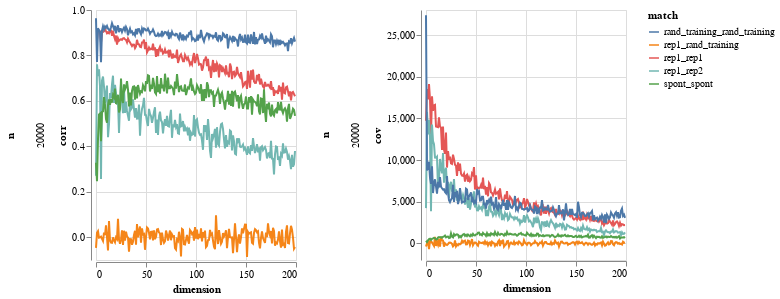

Notebook source saved alongside this figure:
### Code cell
def gen_chart(data: pd.DataFrame) -> alt.Chart:
    y = "cov" if "cov" in data.columns else "corr"
    selection = alt.selection_multi(fields=["match"], bind="legend")
    base = alt.Chart(data).encode(x="dimension", y=y, color="match",)

    return (
        base.mark_line()
        .encode(
            size=alt.condition(~selection, alt.value(1), alt.value(2)),
            opacity=alt.condition(~selection, alt.value(0.4), alt.value(1)),
            row="n:N",
        )
        .properties(width=200, height=250)
        .add_selection(selection)
    )


gen_chart(innerprod_between_tests[0]) | gen_chart(innerprod_between_tests[1])

### Figure 1 — Vega-Lite specification as saved in the notebook (floating-point values rounded to 4 significant figures; data arrays with more than 128 entries replaced by an {"elided": "..."} marker saying what was removed)
{"config": {"view": {"continuousWidth": 400, "continuousHeight": 300}}, "hconcat": [{"data": {"name": "data-21214a0d85d208383d92c0d0c7b5d0dd"}, "mark": "line", "encoding": {"color": {"type": "nominal", "field": "match"}, "opacity": {"condition": {"value": 0.4, "selection": {"not": "selector001"}}, "value": 1}, "row": {"type": "nominal", "field": "n"}, "size": {"condition": {"value": 1, "selection": {"not": "selector001"}}, "value": 2}, "x": {"type": "quantitative", "field": "dimension"}, "y": {"type": "quantitative", "field": "corr"}}, "height": 250, "selection": {"selector001": {"type": "multi", "fields": ["match"], "bind": "legend"}}, "width": 200}, {"data": {"name": "data-37a32f48b84c954b8862e508d679f68c"}, "mark": "line", "encoding": {"color": {"type": "nominal", "field": "match"}, "opacity": {"condition": {"value": 0.4, "selection": {"not": "selector002"}}, "value": 1}, "row": {"type": "nominal", "field": "n"}, "size": {"condition": {"value": 1, "selection": {"not": "selector002"}}, "value": 2}, "x": {"type": "quantitative", "field": "dimension"}, "y": {"type": "quantitative", "field": "cov"}}, "height": 250, "selection": {"selector002": {"type": "multi", "fields": ["match"], "bind": "legend"}}, "width": 200}], "$schema": "https://vega.github.io/schema/vega-lite/v4.8.1.json", "datasets": {"data-21214a0d85d208383d92c0d0c7b5d0dd": {"elided": "1000 records"}, "data-37a32f48b84c954b8862e508d679f68c": {"elided": "1000 records"}}}
